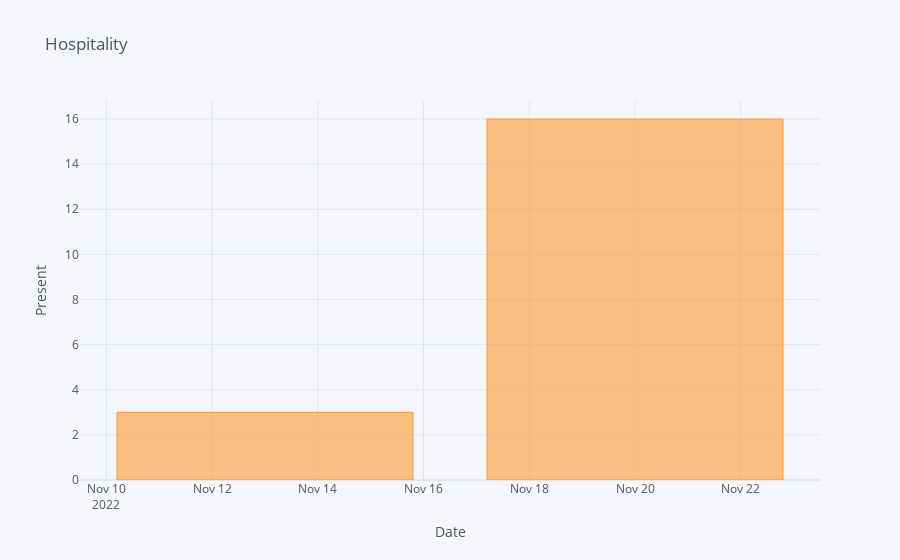

The notebook cell saved with this chart:
### Code cell
present(csv_file= pd.read_csv('hospitality_Nov_22.csv'))

### Figure 1 — Plotly figure (JSON) as saved in the notebook; plotly's stock layout.template omitted (floating-point values rounded to 4 significant figures)
{"data": [{"marker": {"color": "rgba(255, 153, 51, 0.6)", "line": {"color": "rgba(255, 153, 51, 1.0)", "width": 1}}, "name": "Present", "orientation": "v", "text": "", "type": "bar", "x": ["2022-11-13", "2022-11-20"], "y": [3, 16]}], "layout": {"legend": {"bgcolor": "#F5F6F9", "font": {"color": "#4D5663"}}, "paper_bgcolor": "#F5F6F9", "plot_bgcolor": "#F5F6F9", "title": {"font": {"color": "#4D5663"}, "text": "Hospitality"}, "xaxis": {"gridcolor": "#E1E5ED", "showgrid": true, "tickfont": {"color": "#4D5663"}, "title": {"font": {"color": "#4D5663"}, "text": "Date"}, "zerolinecolor": "#E1E5ED"}, "yaxis": {"gridcolor": "#E1E5ED", "showgrid": true, "tickfont": {"color": "#4D5663"}, "title": {"font": {"color": "#4D5663"}, "text": "Present"}, "zerolinecolor": "#E1E5ED"}}}
